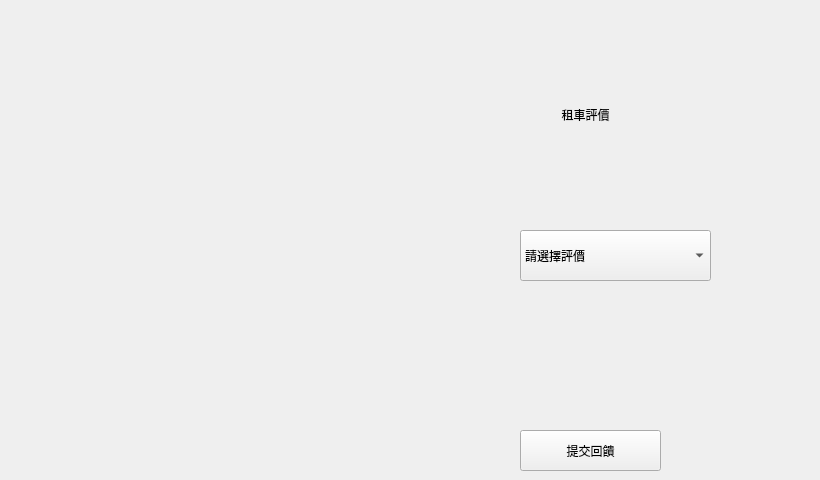
    <widget class="QWidget" name="customer_report_page">
     <widget class="QComboBox" name="comboBox">
      <property name="geometry">
       <rect>
        <x>520</x>
        <y>230</y>
        <width>191</width>
        <height>51</height>
       </rect>
      </property>
      <item>
       <property name="text">
        <string>請選擇評價</string>
       </property>
      </item>
      <item>
       <property name="text">
        <string>良好</string>
       </property>
      </item>
      <item>
       <property name="text">
        <string>普通</string>
       </property>
      </item>
      <item>
       <property name="text">
        <string>糟糕</string>
       </property>
      </item>
     </widget>
     <widget class="QLabel" name="label_33">
      <property name="geometry">
       <rect>
        <x>360</x>
        <y>50</y>
        <width>451</width>
        <height>131</height>
       </rect>
      </property>
      <property name="styleSheet">
       <string notr="true">font: 16pt &quot;Arial&quot;;</string>
      </property>
      <property name="text">
       <string>&lt;html&gt;&lt;head/&gt;&lt;body&gt;&lt;p align=&quot;center&quot;&gt;租車評價&lt;/p&gt;&lt;/body&gt;&lt;/html&gt;</string>
      </property>
     </widget>
     <widget class="QPushButton" name="customer_report_button">
      <property name="geometry">
       <rect>
        <x>520</x>
        <y>430</y>
        <width>141</width>
        <height>41</height>
       </rect>
      </property>
      <property name="styleSheet">
       <string notr="true">font: 16pt &quot;Arial&quot;;</string>
      </property>
      <property name="text">
       <string>提交回饋</string>
      </property>
     </widget>
    </widget>
